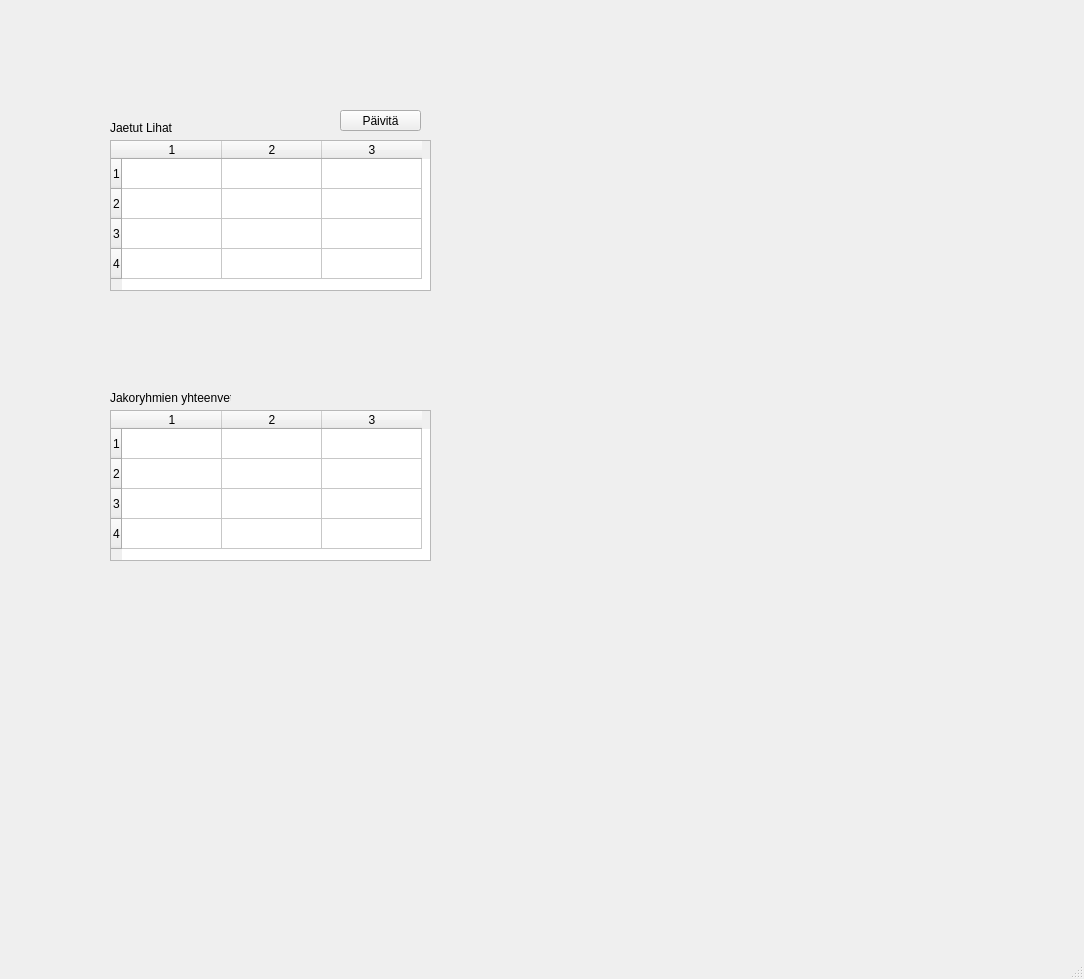
<?xml version="1.0" encoding="UTF-8"?>
<ui version="4.0">
 <class>MainWindow</class>
 <widget class="QMainWindow" name="MainWindow">
  <property name="geometry">
   <rect>
    <x>0</x>
    <y>0</y>
    <width>1084</width>
    <height>979</height>
   </rect>
  </property>
  <property name="windowTitle">
   <string>MainWindow</string>
  </property>
  <widget class="QWidget" name="centralwidget">
   <widget class="QTableWidget" name="meatSharedTableWidget">
    <property name="geometry">
     <rect>
      <x>110</x>
      <y>140</y>
      <width>321</width>
      <height>151</height>
     </rect>
    </property>
    <property name="rowCount">
     <number>4</number>
    </property>
    <property name="columnCount">
     <number>3</number>
    </property>
    <row/>
    <row/>
    <row/>
    <row/>
    <column/>
    <column/>
    <column/>
   </widget>
   <widget class="QTableWidget" name="groupSummaryTableWidget">
    <property name="geometry">
     <rect>
      <x>110</x>
      <y>410</y>
      <width>321</width>
      <height>151</height>
     </rect>
    </property>
    <property name="rowCount">
     <number>4</number>
    </property>
    <property name="columnCount">
     <number>3</number>
    </property>
    <row/>
    <row/>
    <row/>
    <row/>
    <column/>
    <column/>
    <column/>
   </widget>
   <widget class="QLabel" name="Jakoryhmien">
    <property name="geometry">
     <rect>
      <x>110</x>
      <y>390</y>
      <width>47</width>
      <height>13</height>
     </rect>
    </property>
    <property name="text">
     <string/>
    </property>
   </widget>
   <widget class="QPushButton" name="refreshPushButton">
    <property name="geometry">
     <rect>
      <x>340</x>
      <y>110</y>
      <width>81</width>
      <height>21</height>
     </rect>
    </property>
    <property name="text">
     <string>Päivitä</string>
    </property>
   </widget>
   <widget class="QLabel" name="meatSharedLabel">
    <property name="geometry">
     <rect>
      <x>110</x>
      <y>120</y>
      <width>71</width>
      <height>16</height>
     </rect>
    </property>
    <property name="text">
     <string>Jaetut Lihat</string>
    </property>
   </widget>
   <widget class="QLabel" name="label_2">
    <property name="geometry">
     <rect>
      <x>110</x>
      <y>390</y>
      <width>121</width>
      <height>16</height>
     </rect>
    </property>
    <property name="text">
     <string>Jakoryhmien yhteenveto</string>
    </property>
   </widget>
  </widget>
  <widget class="QMenuBar" name="menubar">
   <property name="geometry">
    <rect>
     <x>0</x>
     <y>0</y>
     <width>1084</width>
     <height>21</height>
    </rect>
   </property>
  </widget>
  <widget class="QStatusBar" name="statusbar"/>
 </widget>
 <resources/>
 <connections/>
</ui>
